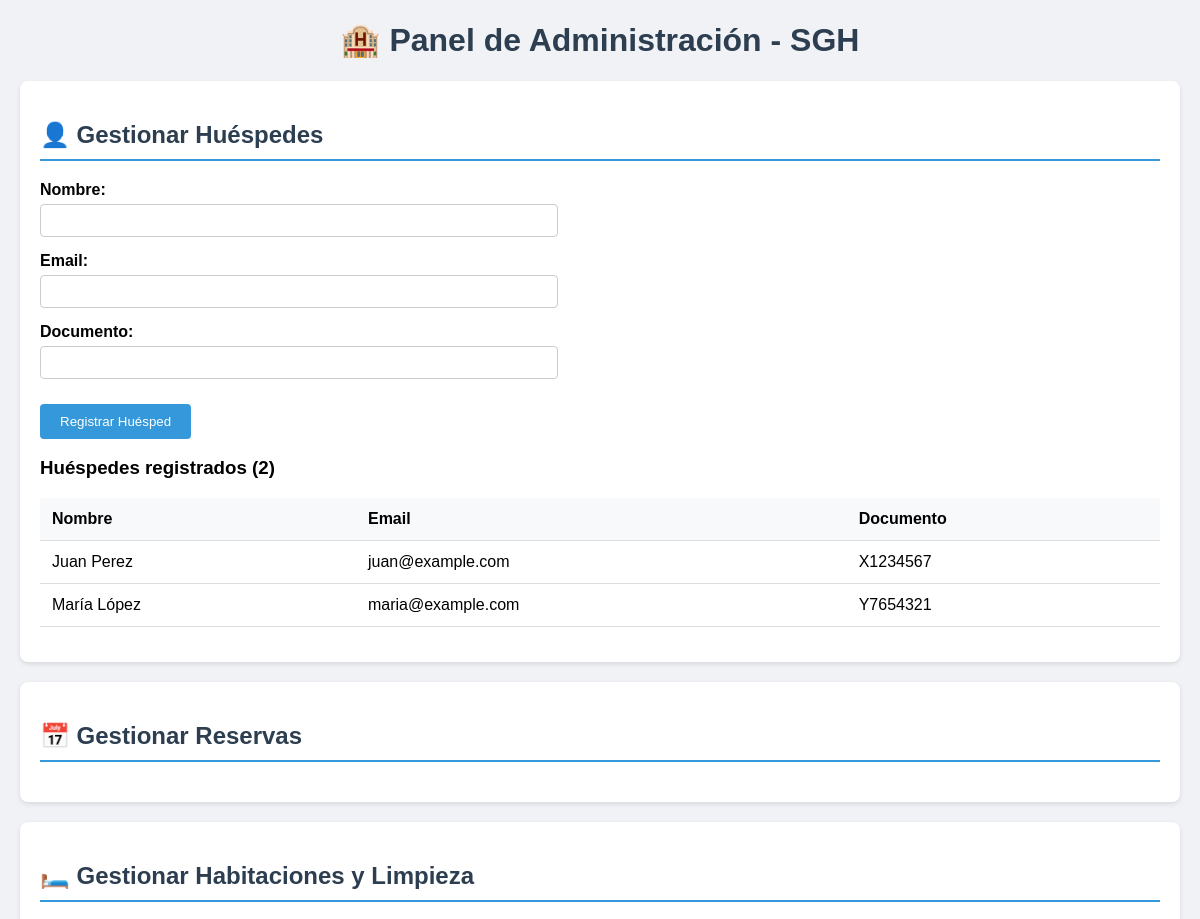
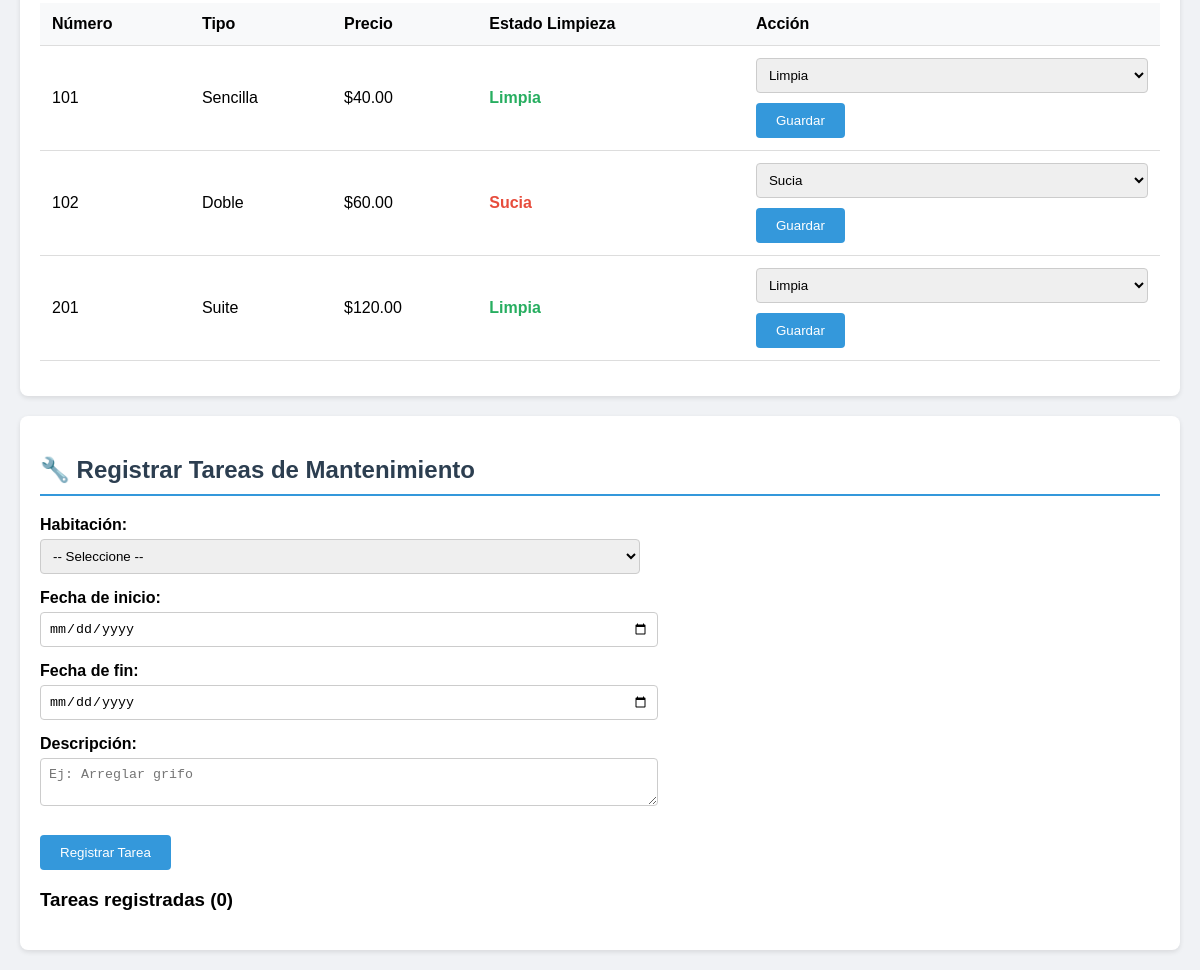
The app's page /admin/index.php with its own data (2 pictures, top to bottom).
### tables this page shows
CREATE TABLE huespedes (
id INT AUTO_INCREMENT PRIMARY KEY,
nombre VARCHAR(150) NOT NULL,
email VARCHAR(150) NOT NULL UNIQUE,
documento_identidad VARCHAR(100) NOT NULL
);

CREATE TABLE habitaciones (
id INT AUTO_INCREMENT PRIMARY KEY,
numero VARCHAR(20) NOT NULL UNIQUE,
tipo ENUM('Sencilla','Doble','Suite') NOT NULL,
precio_base DECIMAL(10,2) NOT NULL,
estado_limpieza ENUM('Limpia','Sucia','En Limpieza') NOT NULL DEFAULT 'Limpia'
);

### admin/index.php (the view, shortened to what this page needs)
<?php
require_once __DIR__ . '/../config.php';
$huespedes = $pdo->query("SELECT * FROM huespedes ORDER BY nombre")->fetchAll();
$habitaciones = $pdo->query("SELECT * FROM habitaciones ORDER BY numero")->fetchAll();
$tareas_mantenimiento = $pdo->query("
    SELECT tm.*, h.numero AS habitacion
    FROM tareas_mantenimiento tm
    JOIN habitaciones h ON tm.habitacion_id = h.id
    ORDER BY tm.fecha_inicio DESC
")->fetchAll();
?>
<!DOCTYPE html>
<html lang="es">
<head>
</head>
<body>
    <div class="container">
        <h1 style="text-align: center; color: #2c3e50;">🏨 Panel de Administración - SGH</h1>
        <div class="section">
            <h2>👤 Gestionar Huéspedes</h2>
            <form method="POST" style="max-width: 500px;">
                <div class="form-group">
                    <label>Nombre:</label>
                    <input type="text" name="nombre" required>
                </div>
                <div class="form-group">
                    <label>Email:</label>
                    <input type="email" name="email" required>
                </div>
                <div class="form-group">
                    <label>Documento:</label>
                    <input type="text" name="documento" required>
                </div>
                <button type="submit">Registrar Huésped</button>
            </form>
            <h3>Huéspedes registrados (<?= count($huespedes) ?>)</h3>
            <?php if ($huespedes): ?>
                <table>
                    <thead><tr><th>Nombre</th><th>Email</th><th>Documento</th></tr></thead>
                    <tbody>
                        <?php foreach ($huespedes as $h): ?>
                            <tr>
                                <td><?= htmlspecialchars($h['nombre']) ?></td>
                                <td><?= htmlspecialchars($h['email']) ?></td>
                                <td><?= htmlspecialchars($h['documento_identidad']) ?></td>
                            </tr>
                        <?php endforeach; ?>
                    </tbody>
                </table>
            <?php endif; ?>
        </div>
        <div class="section">
            <h2>📅 Gestionar Reservas</h2>
        </div>
        <div class="section">
            <h2>🛏️ Gestionar Habitaciones y Limpieza</h2>
            <table>
                <thead><tr><th>Número</th><th>Tipo</th><th>Precio</th><th>Estado Limpieza</th><th>Acción</th></tr></thead>
                <tbody>
                    <?php foreach ($habitaciones as $h): ?>
                        <tr>
                            <td><?= htmlspecialchars($h['numero']) ?></td>
                            <td><?= htmlspecialchars($h['tipo']) ?></td>
                            <td>$<?= number_format($h['precio_base'], 2) ?></td>
                            <td>
                                <?php
                                $clase = 'estado-' . str_replace(' ', '\ ', $h['estado_limpieza']);
                                echo "<span class='$clase'>{$h['estado_limpieza']}</span>";
                                ?>
                            </td>
                            <td>
                                <form method="POST" style="display:inline;">
                                    <select name="estado_limpieza">
                                        <option value="Limpia" <?= $h['estado_limpieza'] === 'Limpia' ? 'selected' : '' ?>>Limpia</option>
                                        <option value="Sucia" <?= $h['estado_limpieza'] === 'Sucia' ? 'selected' : '' ?>>Sucia</option>
                                    </select>
                                    <button type="submit">Guardar</button>
                                </form>
                            </td>
                        </tr>
                    <?php endforeach; ?>
                </tbody>
            </table>
        </div>
        <div class="section">
            <h2>🔧 Registrar Tareas de Mantenimiento</h2>
            <form method="POST" style="max-width: 600px;">
                <div class="form-group">
                    <label>Habitación:</label>
                    <select name="habitacion_id" required>
                        <option value="">-- Seleccione --</option>
                    </select>
                </div>
                <div class="form-group">
                    <label>Fecha de inicio:</label>
                    <input type="date" name="fecha_inicio" required>
                </div>
                <div class="form-group">
                    <label>Fecha de fin:</label>
                    <input type="date" name="fecha_fin" required>
                </div>
                <div class="form-group">
                    <label>Descripción:</label>
                    <textarea name="descripcion" required placeholder="Ej: Arreglar grifo"></textarea>
                </div>
                <button type="submit">Registrar Tarea</button>
            </form>
            <h3>Tareas registradas (<?= count($tareas_mantenimiento) ?>)</h3>
        </div>
    </div>
</body>
</html>

### admin/index.php (style rules this page uses)
body { font-family: Arial, sans-serif; margin: 20px; background: #f0f2f5; }
.container { max-width: 1200px; margin: 0 auto; }
.section { background: white; margin: 20px 0; padding: 20px; border-radius: 8px; box-shadow: 0 2px 5px rgba(0,0,0,0.1); }
h2 { color: #2c3e50; border-bottom: 2px solid #3498db; padding-bottom: 10px; }
.form-group { margin: 15px 0; }
label { display: block; font-weight: bold; margin-bottom: 5px; }
select, input, textarea { width: 100%; padding: 8px; border: 1px solid #ccc; border-radius: 4px; }
button { background: #3498db; color: white; padding: 10px 20px; border: none; border-radius: 4px; cursor: pointer; margin: 10px 5px 0 0; }
table { width: 100%; border-collapse: collapse; margin: 15px 0; }
th, td { padding: 12px; text-align: left; border-bottom: 1px solid #ddd; }
th { background: #f8f9fa; }
.estado-Limpia { color: #27ae60; font-weight: bold; }
.estado-Sucia { color: #e74c3c; font-weight: bold; }

### records on screen
huespedes: nombre "Juan Perez", email "juan@example.com", documento_identidad "X1234567"
huespedes: nombre "María López", email "maria@example.com", documento_identidad "Y7654321"
habitaciones: numero "101", tipo "Sencilla", precio_base "40.00", estado_limpieza "Limpia"
habitaciones: numero "102", tipo "Doble", precio_base "60.00", estado_limpieza "Sucia"
habitaciones: numero "201", tipo "Suite", precio_base "120.00", estado_limpieza "Limpia"

### other values on screen
count($huespedes) "2"
count($tareas_mantenimiento) "0"
